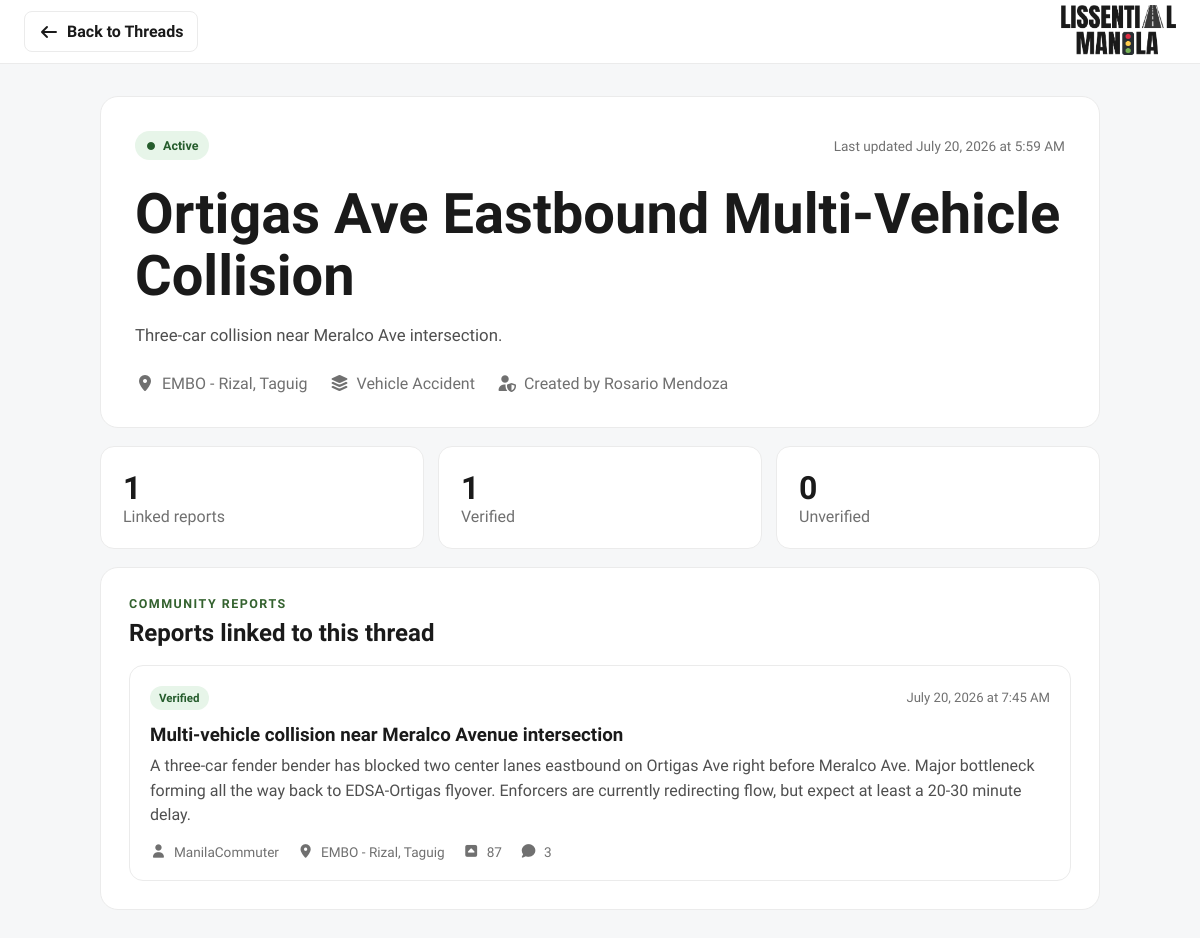
The app's page /pages/user/thread-details.php?id=3 with its own data.
### tables this page shows
CREATE TABLE threads (
    thread_id INT AUTO_INCREMENT PRIMARY KEY,
    title VARCHAR(255) NOT NULL,
    location_id INT NOT NULL,
    category_id INT NOT NULL,
    
    created_by INT NOT NULL,  
    status ENUM('Active', 'Resolved', 'Archived') NOT NULL DEFAULT 'Active',
    
    description TEXT,  
    
     
    total_reports INT DEFAULT 0,
    verified_reports INT DEFAULT 0,
    unverified_reports INT DEFAULT 0,
    
    created_at TIMESTAMP DEFAULT CURRENT_TIMESTAMP,
    updated_at TIMESTAMP DEFAULT CURRENT_TIMESTAMP ON UPDATE CURRENT_TIMESTAMP,
    
    FOREIGN KEY (category_id) REFERENCES categories(category_id),
    FOREIGN KEY (location_id) REFERENCES locations(location_id),
    FOREIGN KEY (created_by) REFERENCES users(user_id) ON DELETE RESTRICT
);

CREATE TABLE categories (
    category_id INT AUTO_INCREMENT PRIMARY KEY,
    category_name VARCHAR(50) NOT NULL UNIQUE, 
    requires_description BOOLEAN DEFAULT FALSE,  
    is_active BOOLEAN DEFAULT TRUE,
    created_at TIMESTAMP DEFAULT CURRENT_TIMESTAMP
);

CREATE TABLE reports (
    report_id INT AUTO_INCREMENT PRIMARY KEY,
    user_id INT NOT NULL,  
    thread_id INT,  
    location_id INT NOT NULL,  
    category_id INT NOT NULL,

    title VARCHAR(255) NOT NULL,
    description TEXT NOT NULL,
    
     
    upvote_count INT DEFAULT 0,
    comment_count INT DEFAULT 0,
 
     
    status ENUM('Pending', 'Verified', 'Resolved', 'Rejected') NOT NULL DEFAULT 'Pending',
    verification_remarks TEXT,  
    verified_by INT,  
    verified_at TIMESTAMP NULL,
        
    is_deleted BOOLEAN DEFAULT FALSE,  
    
    created_at TIMESTAMP DEFAULT CURRENT_TIMESTAMP,
    updated_at TIMESTAMP DEFAULT CURRENT_TIMESTAMP ON UPDATE CURRENT_TIMESTAMP,
    
    FOREIGN KEY (user_id) REFERENCES users(user_id),
    FOREIGN KEY (thread_id) REFERENCES threads(thread_id),
    FOREIGN KEY (location_id) REFERENCES locations(location_id),
    FOREIGN KEY (category_id) REFERENCES categories(category_id),
    FOREIGN KEY (verified_by) REFERENCES users(user_id)
);

CREATE TABLE users (
    user_id INT AUTO_INCREMENT PRIMARY KEY,
    phone_number VARCHAR(20) NOT NULL UNIQUE,
    email VARCHAR(100),
    first_name VARCHAR(50) NOT NULL,
    last_name VARCHAR(50) NOT NULL,
    username VARCHAR(50) NOT NULL UNIQUE,
    password_hash VARCHAR(255) NOT NULL,
    
     
    role ENUM('Student', 'Official', 'Admin') NOT NULL DEFAULT 'Student',
    
     
    assigned_area VARCHAR(100),
    
     
    home_location_id INT NOT NULL,
    
     
    pending_phone_number VARCHAR(20),  
    is_phone_verified BOOLEAN DEFAULT TRUE,  
    phone_verification_code VARCHAR(10),
    phone_verification_expires_at TIMESTAMP NULL,
    
    is_deleted BOOLEAN DEFAULT FALSE,
    
    created_at TIMESTAMP DEFAULT CURRENT_TIMESTAMP,
    updated_at TIMESTAMP DEFAULT CURRENT_TIMESTAMP ON UPDATE CURRENT_TIMESTAMP,
    
    FOREIGN KEY (home_location_id) REFERENCES locations(location_id)
);

CREATE TABLE locations (
    location_id INT AUTO_INCREMENT PRIMARY KEY,
    city VARCHAR(50) NOT NULL,
    district VARCHAR(100) NOT NULL,
    landmark VARCHAR(100),  
    is_active BOOLEAN DEFAULT TRUE,
    created_at TIMESTAMP DEFAULT CURRENT_TIMESTAMP,
    
     
    UNIQUE KEY unique_location (city, district)
);

### includes/thread-query.php (called while the page is built, shortened)
<?php
function thread_escape(?string $value): string
{
    return htmlspecialchars((string) $value, ENT_QUOTES, 'UTF-8');
}
function thread_fetch_one(mysqli $db, int $threadId): ?array
{
    $sql = <<<'SQL'
        SELECT
            t.thread_id,
            t.title,
            t.description,
            t.status,
            t.total_reports,
            t.verified_reports,
            t.unverified_reports,
            t.created_at,
            t.updated_at,
            c.category_name,
            l.city,
            l.district,
            l.landmark,
            CONCAT(u.first_name, ' ', u.last_name) AS creator_name
        FROM threads t
        INNER JOIN categories c ON c.category_id = t.category_id
        INNER JOIN locations l ON l.location_id = t.location_id
        INNER JOIN users u ON u.user_id = t.created_by
        WHERE t.thread_id = ?
        LIMIT 1
    SQL;
    $stmt = $db->prepare($sql);
    $stmt->bind_param('i', $threadId);
    $stmt->execute();
    $row = $stmt->get_result()->fetch_assoc();
    return $row ?: null;
}
function thread_fetch_reports(mysqli $db, int $threadId): array
{
    $sql = <<<'SQL'
        SELECT
            r.report_id,
            r.title,
            r.description,
            r.status,
            r.upvote_count,
            r.comment_count,
            r.created_at,
            c.category_name,
            l.city,
            l.district,
            CONCAT(u.first_name, ' ', u.last_name) AS reporter_name,
            u.username
        FROM reports r
        INNER JOIN categories c ON c.category_id = r.category_id
        INNER JOIN locations l ON l.location_id = r.location_id
        INNER JOIN users u ON u.user_id = r.user_id
        WHERE r.thread_id = ?
          AND r.is_deleted = FALSE
        ORDER BY r.created_at DESC, r.report_id DESC
    SQL;
    $stmt = $db->prepare($sql);
    $stmt->bind_param('i', $threadId);
    $stmt->execute();
    return $stmt->get_result()->fetch_all(MYSQLI_ASSOC);
}
function thread_location_label(array $thread): string
{
    $parts = [];
    if (!empty($thread['district'])) {
        $parts[] = (string) $thread['district'];
    }
    if (!empty($thread['city'])) {
        $parts[] = (string) $thread['city'];
    }
    return implode(', ', $parts);
}
function thread_date_label(?string $date): string
{
    $timestamp = strtotime($date);
    return $timestamp === false ? $date : date('F j, Y \a\t g:i A', $timestamp);
}

### pages/user/thread-details.php (the view, shortened to what this page needs)
<?php
require_once __DIR__ . '/../../includes/thread-query.php';
$threadId = filter_input(INPUT_GET, 'id', FILTER_VALIDATE_INT);
$thread = null;
$reports = [];
$errorMessage = null;
if (!$threadId || $threadId < 1) {
    http_response_code(400);
    $errorMessage = 'A valid thread ID is required.';
} else {
    try {
        $db = thread_db();
        $thread = thread_fetch_one($db, $threadId);
        if ($thread === null) {
            http_response_code(404);
            $errorMessage = 'The requested thread does not exist.';
        } else {
            $reports = thread_fetch_reports($db, $threadId);
        }
    } catch (Throwable $error) {
        http_response_code(500);
        $errorMessage = $error->getMessage();
    }
}
?>
<!DOCTYPE html>
<html lang="en">
<head>
    <link rel="stylesheet" href="../../style/user/threads.css">
</head>
<body>
<header class="details-navbar">
    <a href="user-threads.php" class="details-navbar__back"><i class="fa-solid fa-arrow-left"></i> Back to Threads</a>
    <a href="user-home.php"><img src="../../assets/LOGO/logo_normal.png" alt="Lissential Manila logo"></a>
</header>
<main class="thread-details-page">
    <?php if ($errorMessage !== null): ?>
        <section class="thread-state thread-state--error">
            <i class="fa-solid fa-triangle-exclamation"></i>
            <h1>Thread unavailable</h1>
            <p><?= thread_escape($errorMessage) ?></p>
            <a href="user-threads.php">Return to all threads</a>
        </section>
    <?php else: ?>
        <section class="thread-details-hero">
            <div class="thread-details-hero__topline">
                <span class="thread-status thread-status--<?= strtolower(thread_escape((string) $thread['status'])) ?>"><i class="fa-solid fa-circle"></i><?= thread_escape($thread['status']) ?></span>
                <span>Last updated <?= thread_escape(thread_date_label($thread['updated_at'])) ?></span>
            </div>
            <h1><?= thread_escape($thread['title']) ?></h1>
            <p><?= thread_escape($thread['description'] ?: 'No official description has been added to this thread yet.') ?></p>
            <div class="thread-details-hero__meta">
                <span><i class="fa-solid fa-location-dot"></i><?= thread_escape(thread_location_label($thread)) ?></span>
                <span><i class="fa-solid fa-layer-group"></i><?= thread_escape($thread['category_name']) ?></span>
                <span><i class="fa-solid fa-user-shield"></i>Created by <?= thread_escape($thread['creator_name']) ?></span>
            </div>
        </section>
        <section class="thread-summary-grid">
            <article><strong><?= count($reports) ?></strong><span>Linked reports</span></article>
            <article><strong><?= (int) $thread['verified_reports'] ?></strong><span>Verified</span></article>
            <article><strong><?= (int) $thread['unverified_reports'] ?></strong><span>Unverified</span></article>
        </section>
        <section class="linked-reports">
            <div class="linked-reports__heading">
                <div><p class="threads-eyebrow">COMMUNITY REPORTS</p><h2>Reports linked to this thread</h2></div>
            </div>
            <?php if ($reports === []): ?>
                <div class="thread-state thread-state--compact"><i class="fa-regular fa-file-lines"></i><h3>No linked reports yet</h3><p>An official thread can exist before individual reports are linked to it.</p></div>
            <?php else: ?>
                <div class="report-list">
                    <?php foreach ($reports as $report): ?>
                        <article class="linked-report-card">
                            <div class="linked-report-card__topline">
                                <span class="report-status report-status--<?= strtolower(thread_escape((string) $report['status'])) ?>"><?= thread_escape($report['status']) ?></span>
                                <span><?= thread_escape(thread_date_label($report['created_at'])) ?></span>
                            </div>
                            <h3><?= thread_escape($report['title']) ?></h3>
                            <p><?= thread_escape($report['description']) ?></p>
                            <div class="linked-report-card__meta">
                                <span><i class="fa-solid fa-user"></i><?= thread_escape($report['username'] ?: $report['reporter_name']) ?></span>
                                <span><i class="fa-solid fa-location-dot"></i><?= thread_escape($report['district'] . ', ' . $report['city']) ?></span>
                                <span><i class="fa-solid fa-square-caret-up"></i><?= (int) $report['upvote_count'] ?></span>
                                <span><i class="fa-solid fa-comment"></i><?= (int) $report['comment_count'] ?></span>
                            </div>
                        </article>
                    <?php endforeach; ?>
                </div>
            <?php endif; ?>
        </section>
    <?php endif; ?>
</main>
</body>
</html>

### style/user/threads.css (style rules this page uses)
body { background: #f6f7f8; }
.threads-eyebrow { color:var(--colorGreen); font-size:.78rem; font-weight:700; letter-spacing:.12em; margin-bottom:8px; }
.thread-card__topline,.thread-card__footer,.thread-details-hero__topline,.linked-report-card__topline { display:flex; align-items:center; justify-content:space-between; gap:12px; }
.thread-status { display:inline-flex; align-items:center; gap:7px; width:max-content; border-radius:999px; padding:7px 11px; font-size:.78rem; font-weight:700; }
.thread-status i { font-size:.5rem; }
.thread-status--active { background:#e7f5e9; color:#255c2c; }
.thread-card__meta span,.thread-details-hero__meta span,.linked-report-card__meta span { display:inline-flex; align-items:center; gap:7px; }
.thread-card__button,.thread-state a,.details-navbar__back { display:inline-flex; align-items:center; gap:8px; text-decoration:none; border-radius:8px; padding:10px 14px; background:var(--color5); color:#fff; font-weight:600; }
.details-navbar { height:64px; display:flex; justify-content:space-between; align-items:center; padding:0 24px; background:#fff; border-bottom:1px solid var(--color3); }
.details-navbar img { height:50px; }
.details-navbar__back { background:transparent; color:var(--colorText); border:1px solid var(--color3); }
.thread-details-page { width:min(1000px, calc(100% - 32px)); margin:32px auto 64px; }
.thread-details-hero { padding:34px; background:#fff; border:1px solid var(--color3); border-radius:18px; }
.thread-details-hero__topline { color:var(--color4); font-size:.85rem; }
.thread-details-hero h1 { font-size:clamp(2rem,5vw,3.5rem); line-height:1.1; margin:24px 0 14px; }
.thread-details-hero > p { color:#4f4f4f; font-size:1.05rem; line-height:1.7; }
.thread-details-hero__meta { display:flex; flex-wrap:wrap; gap:12px 22px; margin-top:24px; color:var(--color4); }
.thread-summary-grid { display:grid; grid-template-columns:repeat(3,1fr); gap:14px; margin:18px 0; }
.thread-summary-grid article { padding:22px; background:#fff; border:1px solid var(--color3); border-radius:14px; }
.thread-summary-grid strong { display:block; font-size:2rem; }
.thread-summary-grid span { color:var(--color4); }
.linked-reports { padding:28px; background:#fff; border:1px solid var(--color3); border-radius:18px; }
.linked-reports__heading { margin-bottom:18px; }
.report-list { display:flex; flex-direction:column; gap:14px; }
.linked-report-card { padding:20px; border:1px solid var(--color3); border-radius:14px; }
.linked-report-card__topline { color:var(--color4); font-size:.82rem; }
.linked-report-card h3 { margin:14px 0 8px; }
.linked-report-card p { color:#4f4f4f; line-height:1.55; }
.linked-report-card__meta { display:flex; flex-wrap:wrap; gap:12px 18px; margin-top:16px; color:var(--color4); font-size:.85rem; }
.report-status { border-radius:999px; padding:5px 9px; font-size:.72rem; font-weight:700; background:#eee; color:#555; }
.report-status--verified,.report-status--resolved { background:#e7f5e9; color:#255c2c; }

### style/shared/global.css (style rules this page uses)
:root { --color1: #ffffff; --color2: #fbfbfb; --color3: #ebebeb; --color4: #707070; --color5: #222222; --colorText: #1a1a1a; --colorBlue: #5ca3ff; --colorRed: #cd474b; --colorYellow: #febc01; --colorGreen: #34622f; --colorComplement: #000000; --space-xsmall: clamp(0.25rem, 0.2rem + 0.3vw, 0.5rem); --space-small: clamp(0.5rem, 0.4rem + 0.5vw, 0.75rem); --space-medium: clamp(0.75rem, 0.6rem + 0.8vw, 1.5rem); --space-large: clamp(1.25rem, 1rem + 1vw, 2.5rem); --space-xlarge: clamp(2rem, 1.5rem + 2vw, 4rem); --font-xsmall: clamp(0.75rem, 0.72rem + 0.15vw, 0.875rem); --font-small: clamp(0.875rem, 0.83rem + 0.2vw, 1rem); --font-medium: clamp(1rem, 0.95rem + 0.3vw, 1.125rem); --font-large: clamp(1.25rem, 1.1rem + 0.6vw, 1.75rem); --font-xlarge: clamp(1.75rem, 1.4rem + 1vw, 2.5rem); --font-xxlarge: clamp(2.25rem, 1.8rem + 1.5vw, 3.5rem); }
* { margin: 0; padding: 0; box-sizing: border-box; font-family: "Google Sans", sans-serif; font-optical-sizing: auto; font-weight: 400; font-style: normal; }
body { background-color: var(--color1); color: var(--colorText); }
h1, h2, h3 { font-weight: 700; }
p, body { font-weight: 400; }
strong, .bold { font-weight: 600; }

### records on screen
threads: status "Active", updated_at "July 20, 2026 at 5:59 AM", title "Ortigas Ave Eastbound Multi-Vehicle Collision", description "Three-car collision near Meralco Ave intersection.", category.category_name "Vehicle Accident", verified_reports "1", unverified_reports "0"
reports: status "Verified", created_at "July 20, 2026 at 7:45 AM", title "Multi-vehicle collision near Meralco Avenue intersection", description "A three-car fender bender has blocked two center lanes eastbound on Ortigas Ave right before Meralco Ave. Major bottleneck forming all the way back to EDSA-Ortigas flyover. Enforcers are currently redirecting flow, but expect at least a 20-30 minute delay.", user.username "ManilaCommuter", location.city "EMBO - Rizal, Taguig", upvote_count "87", comment_count "3"

### other values on screen
thread_escape(thread_location_label($thread)) "EMBO - Rizal, Taguig"
thread_escape($thread['creator_name']) "Rosario Mendoza"
count($reports) "1"
